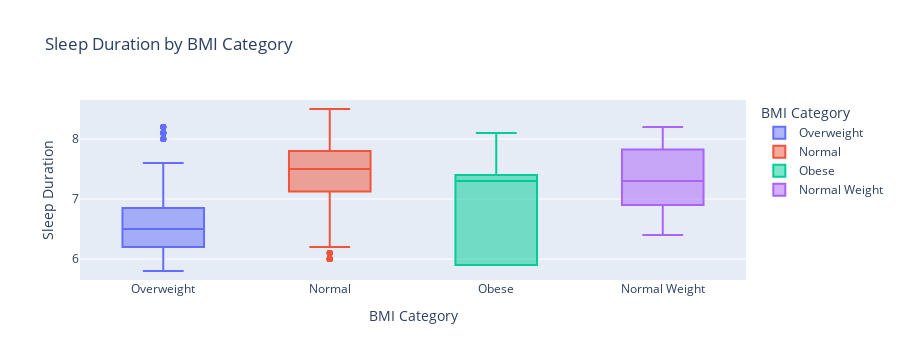

The notebook cell this image was saved under:
### Code cell
fig = px.box(df, x="BMI Category", y="Sleep Duration", color="BMI Category", title="Sleep Duration by BMI Category")
fig.show()

### Figure 1 — Plotly figure (JSON) as saved in the notebook; plotly's stock layout.template omitted (floating-point values rounded to 4 significant figures; data arrays with more than 128 entries replaced by an {"elided": "..."} marker saying what was removed)
{"data": [{"alignmentgroup": "True", "hovertemplate": "BMI Category=%{x}<br>Sleep Duration=%{y}<extra></extra>", "legendgroup": "Overweight", "marker": {"color": "#636efa"}, "name": "Overweight", "notched": false, "offsetgroup": "Overweight", "orientation": "v", "showlegend": true, "type": "box", "x": {"elided": "148 str values"}, "x0": " ", "xaxis": "x", "y": {"elided": "148 float values"}, "y0": " ", "yaxis": "y"}, {"alignmentgroup": "True", "hovertemplate": "BMI Category=%{x}<br>Sleep Duration=%{y}<extra></extra>", "legendgroup": "Normal", "marker": {"color": "#EF553B"}, "name": "Normal", "notched": false, "offsetgroup": "Normal", "orientation": "v", "showlegend": true, "type": "box", "x": {"elided": "195 str values"}, "x0": " ", "xaxis": "x", "y": {"elided": "195 float values"}, "y0": " ", "yaxis": "y"}, {"alignmentgroup": "True", "hovertemplate": "BMI Category=%{x}<br>Sleep Duration=%{y}<extra></extra>", "legendgroup": "Obese", "marker": {"color": "#00cc96"}, "name": "Obese", "notched": false, "offsetgroup": "Obese", "orientation": "v", "showlegend": true, "type": "box", "x": ["Obese", "Obese", "Obese", "Obese", "Obese", "Obese", "Obese", "Obese", "Obese", "Obese"], "x0": " ", "xaxis": "x", "y": [5.9, 5.9, 5.9, 6.3, 7.4, 7.4, 7.3, 7.3, 8.1, 8.1], "y0": " ", "yaxis": "y"}, {"alignmentgroup": "True", "hovertemplate": "BMI Category=%{x}<br>Sleep Duration=%{y}<extra></extra>", "legendgroup": "Normal Weight", "marker": {"color": "#ab63fa"}, "name": "Normal Weight", "notched": false, "offsetgroup": "Normal Weight", "orientation": "v", "showlegend": true, "type": "box", "x": ["Normal Weight", "Normal Weight", "Normal Weight", "Normal Weight", "Normal Weight", "Normal Weight", "Normal Weight", "Normal Weight", "Normal Weight", "Normal Weight", "Normal Weight", "Normal Weight", "Normal Weight", "Normal Weight", "Normal Weight", "Normal Weight", "Normal Weight", "Normal Weight", "Normal Weight", "Normal Weight", "Normal Weight"], "x0": " ", "xaxis": "x", "y": [6.5, 6.5, 6.4, 6.4, 7.9, 7.2, 7.5, 7.5, 7.8, 7.8, 7.5, 6.9, 8, 8, 7.2, 7.2, 7.3, 6.9, 7.1, 8.2, 8.2], "y0": " ", "yaxis": "y"}], "layout": {"boxmode": "overlay", "height": 360, "legend": {"title": {"text": "BMI Category"}, "tracegroupgap": 0}, "title": {"text": "Sleep Duration by BMI Category"}, "xaxis": {"anchor": "y", "autorange": true, "categoryarray": ["Overweight", "Normal", "Obese", "Normal Weight"], "categoryorder": "array", "domain": [0, 1], "range": [-0.5, 3.5], "title": {"text": "BMI Category"}, "type": "category"}, "yaxis": {"anchor": "x", "autorange": true, "domain": [0, 1], "range": [5.65, 8.65], "title": {"text": "Sleep Duration"}, "type": "linear"}}}
